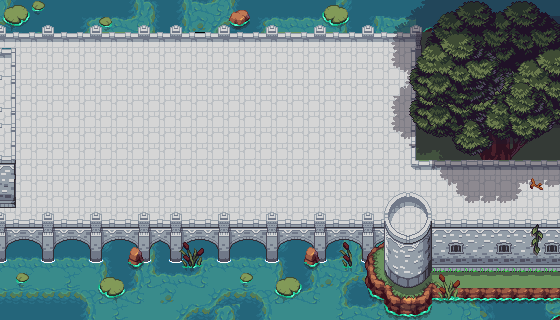

The image is a tile-based game level rendered from a .tmx file. Its description and source (layers, tilesets, objects; grid data summarised) follow:
An orthogonal 35x20 tile map with 16x16 px tiles, 17 tile layers (Ground, Sombra, Grass, Bordes, ...), 10 tilesets and 6 objects.

<map version="1.10" tiledversion="1.11.2" orientation="orthogonal" renderorder="right-down" width="35" height="20" tilewidth="16" tileheight="16" infinite="0" nextlayerid="20" nextobjectid="10">
 <tileset firstgid="1" source="Tilesheet_Shadow_colorShadow_v2.tsx" />
 <tileset firstgid="2913" source="Overworld.tsx" />
 <tileset firstgid="4353" source="Decorations_c1.tsx" />
 <tileset firstgid="5973" source="32x32_WaterPlants_5.tsx" />
 <tileset firstgid="5997" source="32x32_WaterPlants_6.tsx" />
 <tileset firstgid="6021" source="32x32_WaterPlants_4.tsx" />
 <tileset firstgid="6045" source="32x32_WaterPlants_3.tsx" />
 <tileset firstgid="6069" source="32x32_Rock_8.tsx" />
 <tileset firstgid="6093" source="16x32_Rock_9.tsx" />
 <tileset firstgid="6105" source="16x16_Water_Plants_2.tsx" />
 <layer id="1" name="Ground" width="35" height="20">
  <data>[700 cells, 699 non-empty, 23 distinct tile ids]</data>
 </layer>
 <layer id="15" name="Sombra" width="35" height="20">
  <data>[700 cells, 12 non-empty, 1 distinct tile ids]</data>
 </layer>
 <layer id="3" name="Grass" width="35" height="20">
  <data>[700 cells, 139 non-empty, 47 distinct tile ids]</data>
 </layer>
 <layer id="4" name="Bordes" width="35" height="20">
  <data>[700 cells, 21 non-empty, 9 distinct tile ids]</data>
 </layer>
 <layer id="5" name="Laberinto" width="35" height="20">
  <data>[700 cells, 42 non-empty, 14 distinct tile ids]</data>
 </layer>
 <layer id="6" name="Torre" width="35" height="20">
  <data>[700 cells, 42 non-empty, 7 distinct tile ids]</data>
 </layer>
 <layer id="7" name="troncos" width="35" height="20">
  <data>[700 cells, 3 non-empty, 3 distinct tile ids]</data>
 </layer>
 <layer id="8" name="ventanas" width="35" height="20">
  <data>[700 cells, 5 non-empty, 2 distinct tile ids]</data>
 </layer>
 <layer id="9" name="shadows" width="35" height="20">
  <data>[700 cells, 60 non-empty, 6 distinct tile ids]</data>
 </layer>
 <layer id="10" name="arboles" width="35" height="20">
  <data>[700 cells, 1 non-empty, 1 distinct tile ids]</data>
 </layer>
 <layer id="2" name="Castillo" width="35" height="20">
  <data>[700 cells, 447 non-empty, 30 distinct tile ids]</data>
 </layer>
 <layer id="12" name="Sombras" width="35" height="20">
  <data>[700 cells, 65 non-empty, 26 distinct tile ids]</data>
 </layer>
 <layer id="17" name="Player" width="35" height="20">
  <data>[700 cells, 0 non-empty, 0 distinct tile ids]</data>
 </layer>
 <layer id="19" name="Hada" width="35" height="20">
  <data>[700 cells, 0 non-empty, 0 distinct tile ids]</data>
 </layer>
 <layer id="11" name="Torre2" width="35" height="20">
  <data>[700 cells, 149 non-empty, 103 distinct tile ids]</data>
 </layer>
 <layer id="13" name="Arboles" width="35" height="20">
  <data>[700 cells, 51 non-empty, 41 distinct tile ids]</data>
 </layer>
 <layer id="14" name="Ramas" width="35" height="20">
  <data>[700 cells, 58 non-empty, 52 distinct tile ids]</data>
 </layer>
 <objectgroup id="18" name="CollisionMask">
  <object id="1" x="-3.5" y="18" width="454.5" height="20.5" />
  <object id="4" x="410" y="16" width="61.5" height="152.5" />
  <object id="5" x="-1" y="207" width="430" height="40" />
  <object id="6" x="-3" y="33.5" width="22.5" height="202" />
  <object id="7" x="413.5" y="150.5" width="146" height="17.5" />
  <object id="9" x="383.5" y="215" width="176" height="23.5" />
 </objectgroup>
</map>
